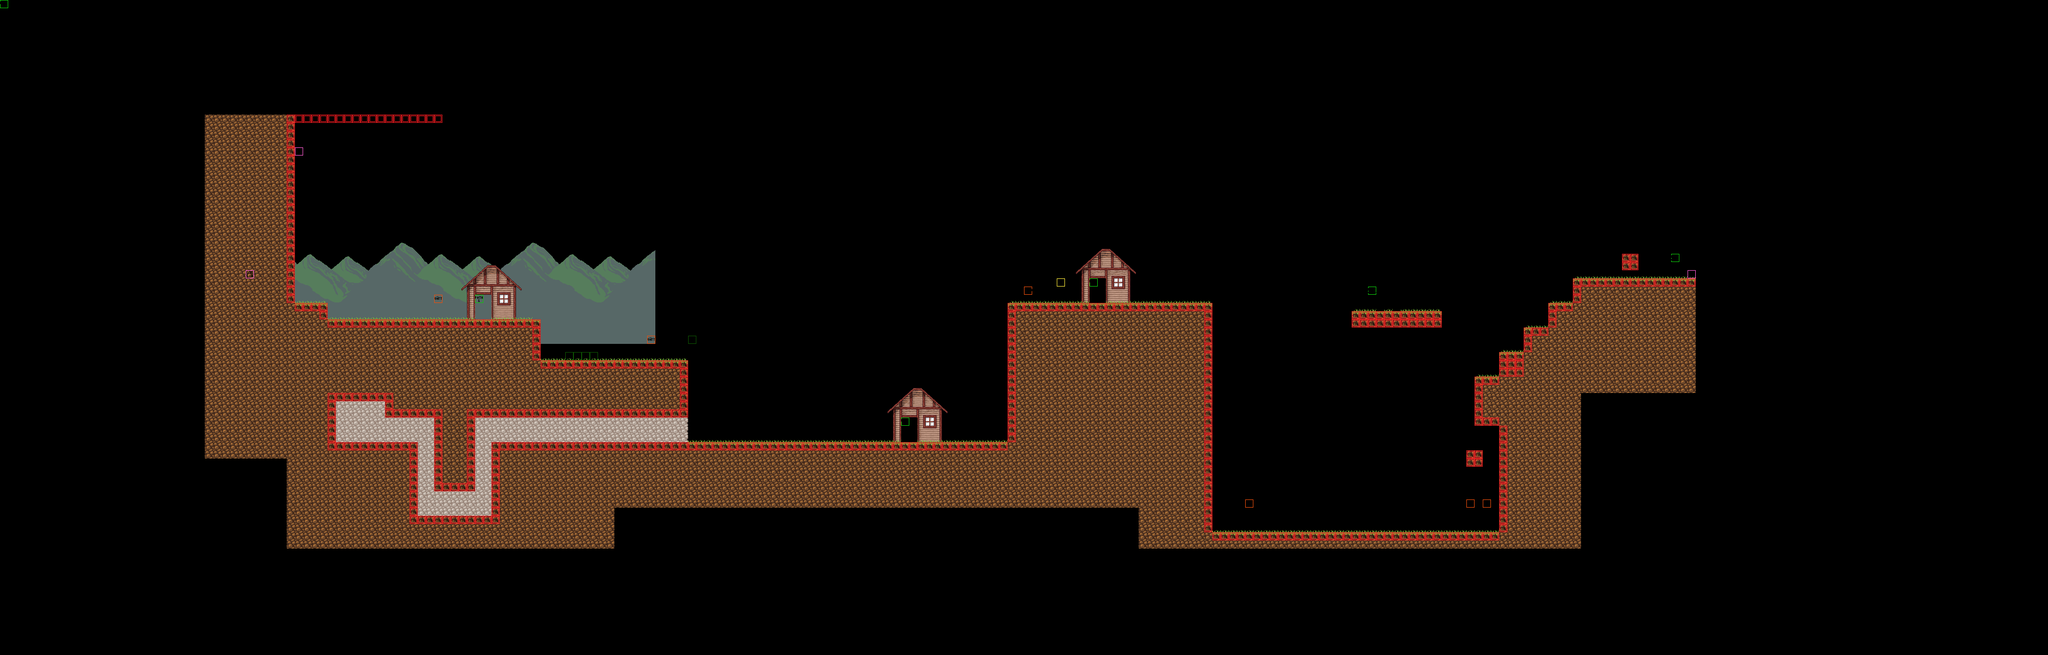

Below is a game level as drawn by its tile map, then a one-line description and the .tmx that defines it (tile-layer data replaced by summaries):
An orthogonal 250x80 tile map with 16x16 px tiles, 4 tile layers (bg_far, bg_fixed, collision, statics), 3 tilesets.

<map version="1.5" tiledversion="1.6.0" orientation="orthogonal" renderorder="right-down" width="250" height="80" tilewidth="16" tileheight="16" infinite="0" nextlayerid="6" nextobjectid="35">
 <editorsettings>
  <export target="village1.csv" format="csv" />
 </editorsettings>
 <properties>
  <property name="yo" value="yo" />
 </properties>
 <tileset firstgid="1" name="village1" tilewidth="16" tileheight="16" tilecount="88" columns="11">
  <image source="../Sprites/level_sheets/village1/village1.png" width="176" height="128" />
 </tileset>
 <tileset firstgid="89" name="statics_stamps" tilewidth="16" tileheight="16" tilecount="48" columns="8">
  <image source="../Sprites/level_sheets/statics_stamps.png" width="128" height="96" />
  <tile id="0">
   <properties>
    <property name="Opened" type="bool" value="false" />
   </properties>
  </tile>
  <tile id="8">
   <properties>
    <property name="light_forest" type="bool" value="false" />
    <property name="path" value="light_forest" />
   </properties>
  </tile>
 </tileset>
 <tileset firstgid="137" name="BG_far" tilewidth="16" tileheight="16" tilecount="256" columns="16">
  <image source="../Sprites/level_sheets/village1/BG_far.png" width="256" height="256" />
 </tileset>
 <layer id="4" name="bg_far" width="250" height="80">
  <data>[20000 cells, 676 non-empty, 176 distinct tile ids]</data>
 </layer>
 <layer id="2" name="bg_fixed" width="250" height="80">
  <data>[20000 cells, 3565 non-empty, 63 distinct tile ids]</data>
 </layer>
 <layer id="1" name="collision" width="250" height="80">
  <data>[20000 cells, 461 non-empty, 1 distinct tile ids]</data>
 </layer>
 <layer id="3" name="statics" width="250" height="80">
  <data>[20000 cells, 21 non-empty, 10 distinct tile ids]</data>
 </layer>
 <objectgroup id="5" name="Object Layer 1" />
</map>
